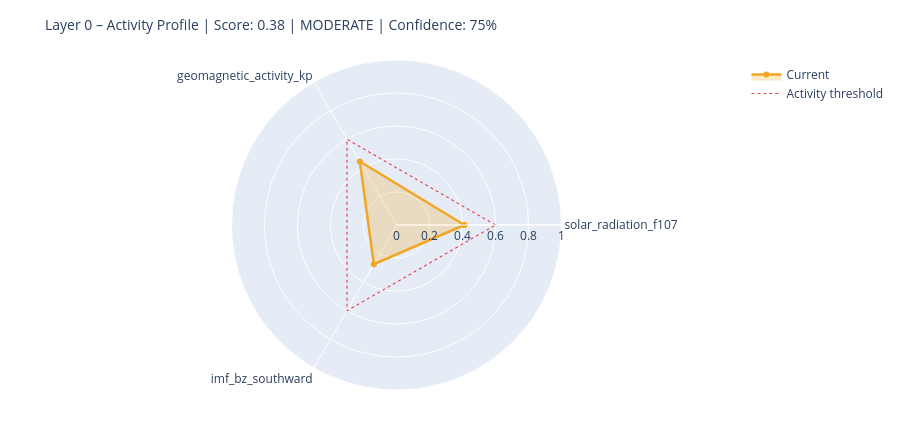

Notebook source saved alongside this figure:
### Markdown cell above
---
## 6. State Assessment & Handoff to Layer 1

### Code cell
# ============================================================
# STEP 1 – Collect raw values with source modes
# Mode: 'primary' | 'fallback_3h' | 'last_valid' | 'missing'
# ============================================================

def safe_last(df, col):
    if df is None or col not in df.columns: return None
    s = df[col].dropna()
    return float(s.iloc[-1]) if not s.empty else None

f107_now = safe_last(df_f107, 'f10.7')
bz_now   = safe_last(df_mag,  'bz_gsm')
kp_now   = safe_last(df_kp,   'kp')
sw_now   = safe_last(df_sw,   'speed')

source_modes = {
    'F10.7':    'primary'  if f107_now is not None else 'missing',
    'Kp':       'primary'  if kp_now   is not None else 'missing',
    'IMF_Bz':   'primary'  if bz_now   is not None else 'missing',
    'SW_speed': 'primary'  if sw_now   is not None else 'missing',
}

# Kp Fallback – 3h endpoint
if kp_now is None:
    try:
        r = requests.get(
            'https://services.swpc.noaa.gov/json/noaa-planetary-k-index.json',
            timeout=10)
        r.raise_for_status()
        fb = pd.DataFrame(r.json())
        tc = next((c for c in fb.columns if 'time' in c.lower()), fb.columns[0])
        kc = next((c for c in fb.columns if 'kp' in c.lower() and c != tc), None)
        if kc:
            fb[kc] = fb[kc].astype(str).str.extract(r'([0-9]+(?:\.[0-9]*)?)')[0]
            fb[kc] = pd.to_numeric(fb[kc], errors='coerce')
            fb = fb[fb[kc] >= 0].dropna(subset=[kc])
            if not fb.empty:
                kp_now = float(fb[kc].iloc[-1])
                source_modes['Kp'] = 'fallback_3h'
                print(f'  Kp fallback (3h): {kp_now:.1f}')
    except Exception as e:
        print(f'  Kp fallback failed: {e}')

# Solar Wind Fallback – last valid value
if sw_now is None and df_sw is not None and 'speed' in df_sw.columns:
    s = df_sw['speed'].dropna()
    if not s.empty:
        sw_now = float(s.iloc[-1])
        source_modes['SW_speed'] = 'last_valid'
        print(f'  SW fallback (last_valid): {sw_now:.0f} km/s')

print()
print('Source modes:', source_modes)

# ============================================================
# STEP 2 – Score from available components only
# ============================================================

def norm(v, lo, hi):
    if v is None: return None
    return max(0.0, min(1.0, (v - lo) / (hi - lo)))

COMPONENTS = {
    'solar_radiation_f107':    (f107_now, norm(f107_now, 60, 250)),
    'geomagnetic_activity_kp': (kp_now,   norm(kp_now,   0,   9)),
    'imf_bz_southward':        (bz_now,   norm(-(bz_now or 0) if bz_now else None, -5, 30)
                                           if bz_now is not None else None),
    'solar_wind_speed':        (sw_now,   norm(sw_now, 300, 800)),
}

available   = {k: v[1] for k, v in COMPONENTS.items() if v[1] is not None}
unavailable = [k for k, v in COMPONENTS.items() if v[1] is None]

layer0_score = round(sum(available.values()) / len(available), 4) if available else None
confidence   = round(len(available) / len(COMPONENTS), 2)

level = ('unknown'  if layer0_score is None
         else 'calm'     if layer0_score < 0.3
         else 'moderate' if layer0_score < 0.6
         else 'active')

# ============================================================
# STEP 3 – Dominant Driver
# ============================================================

def dominant_driver(kp, f107, bz, sw):
    candidates = []
    if kp   is not None and kp   >= 4:   candidates.append(('geomagnetic',    kp / 9))
    if sw   is not None and sw   >= 500:  candidates.append(('solar_wind',     sw / 800))
    if bz   is not None and bz   <= -5:   candidates.append(('imf_southward',  abs(bz) / 30))
    if f107 is not None and f107 >= 150:  candidates.append(('solar_radiation',f107 / 250))
    return max(candidates, key=lambda x: x[1])[0] if candidates else 'none'

driver = dominant_driver(kp_now, f107_now, bz_now, sw_now)

# ============================================================
# STEP 4 – Downstream expectations
# ============================================================

def downstream_expectation(driver, score, kp, bz, f107):
    exp = {
        'magnetosphere':        'calm',
        'ionosphere':           'calm',
        'schumann_resonance':   'unchanged',
        'lithosphere_currents': 'low',
    }
    if driver == 'geomagnetic' or (kp and kp >= 5):
        exp['magnetosphere']        = 'compressed / storm'
        exp['ionosphere']           = 'elevated disturbance (TEC variability)'
        exp['schumann_resonance']   = 'elevated amplitude possible'
        exp['lithosphere_currents'] = 'elevated induction currents'
    elif driver == 'imf_southward' or (bz and bz <= -5):
        exp['magnetosphere']        = 'energy coupling active'
        exp['ionosphere']           = 'elevated electron density possible'
        exp['schumann_resonance']   = 'slight modulation possible'
    elif driver == 'solar_radiation' or (f107 and f107 >= 150):
        exp['ionosphere']           = 'elevated ionization (F-layer)'
        exp['schumann_resonance']   = 'slightly elevated background activity'
    return exp

downstream = downstream_expectation(driver, layer0_score, kp_now, bz_now, f107_now)

# ============================================================
# CONSOLE OUTPUT
# ============================================================

W = 58
print('=' * W)
print('LAYER 0 – STATE ASSESSMENT')
print('=' * W)
for name, (raw_v, score_v) in COMPONENTS.items():
    if score_v is not None:
        bar = '█' * int(score_v * 20) + '░' * (20 - int(score_v * 20))
        print(f'  {name:<35}  {bar}  {score_v:.2f}')
    else:
        print(f'  {name:<35}  {"─" * 20}  n/a')
print('-' * W)
print(f'  Score ({len(available)}/{len(COMPONENTS)} components):  {layer0_score:.3f}')
print(f'  Confidence:         {confidence:.0%}')
print(f'  Level:              {level.upper()}')
print(f'  Dominant Driver:    {driver}')

# Radar chart
cats = list(available.keys())
vals = list(available.values())
if len(cats) >= 3:
    fig = go.Figure()
    fig.add_trace(go.Scatterpolar(
        r=vals + [vals[0]], theta=cats + [cats[0]],
        fill='toself', fillcolor='rgba(242,166,35,0.25)',
        line=dict(color='#F2A623', width=2.5), name='Current'
    ))
    fig.add_trace(go.Scatterpolar(
        r=[0.6] * (len(cats) + 1), theta=cats + [cats[0]],
        line=dict(color='#E24B4A', dash='dot', width=1.2),
        mode='lines', name='Activity threshold'
    ))
    fig.update_layout(
        title=dict(text=f'Layer 0 – Activity Profile | Score: {layer0_score:.2f} | {level.upper()} | Confidence: {confidence:.0%}',
                   font=dict(size=14)),
        polar=dict(radialaxis=dict(visible=True, range=[0, 1])),
        height=430, showlegend=True,
        margin=dict(l=60, r=60, t=60, b=40)
    )
    fig.show()

### Figure 1 — Plotly figure (JSON) as saved in the notebook; plotly's stock layout.template omitted (floating-point values rounded to 4 significant figures)
{"data": [{"fill": "toself", "fillcolor": "rgba(242,166,35,0.25)", "line": {"color": "#F2A623", "width": 2.5}, "name": "Current", "r": [0.4116, 0.4444, 0.2746, 0.4116], "theta": ["solar_radiation_f107", "geomagnetic_activity_kp", "imf_bz_southward", "solar_radiation_f107"], "type": "scatterpolar"}, {"line": {"color": "#E24B4A", "dash": "dot", "width": 1.2}, "mode": "lines", "name": "Activity threshold", "r": [0.6, 0.6, 0.6, 0.6], "theta": ["solar_radiation_f107", "geomagnetic_activity_kp", "imf_bz_southward", "solar_radiation_f107"], "type": "scatterpolar"}], "layout": {"height": 430, "margin": {"b": 40, "l": 60, "r": 60, "t": 60}, "polar": {"radialaxis": {"range": [0, 1], "visible": true}}, "showlegend": true, "title": {"font": {"size": 14}, "text": "Layer 0 – Activity Profile | Score: 0.38 | MODERATE | Confidence: 75%"}}}
